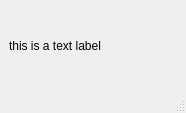
<?xml version="1.0" encoding="UTF-8"?>
<ui version="4.0">
 <class>MainWindow</class>
 <widget class="QMainWindow" name="MainWindow">
  <property name="geometry">
   <rect>
    <x>0</x>
    <y>0</y>
    <width>186</width>
    <height>113</height>
   </rect>
  </property>
  <property name="windowTitle">
   <string>MainWindow</string>
  </property>
  <widget class="QWidget" name="centralwidget">
   <layout class="QVBoxLayout" name="verticalLayout">
    <item>
     <widget class="MyQLabel" name="label">
      <property name="text">
       <string>this is a text label</string>
      </property>
     </widget>
    </item>
   </layout>
  </widget>
  <widget class="QMenuBar" name="menubar">
   <property name="geometry">
    <rect>
     <x>0</x>
     <y>0</y>
     <width>186</width>
     <height>20</height>
    </rect>
   </property>
  </widget>
  <widget class="QStatusBar" name="statusbar"/>
 </widget>
 <customwidgets>
  <customwidget>
   <class>MyQLabel</class>
   <extends>QLabel</extends>
   <header>MyQLabel.h</header>
  </customwidget>
 </customwidgets>
 <resources/>
 <connections/>
</ui>
